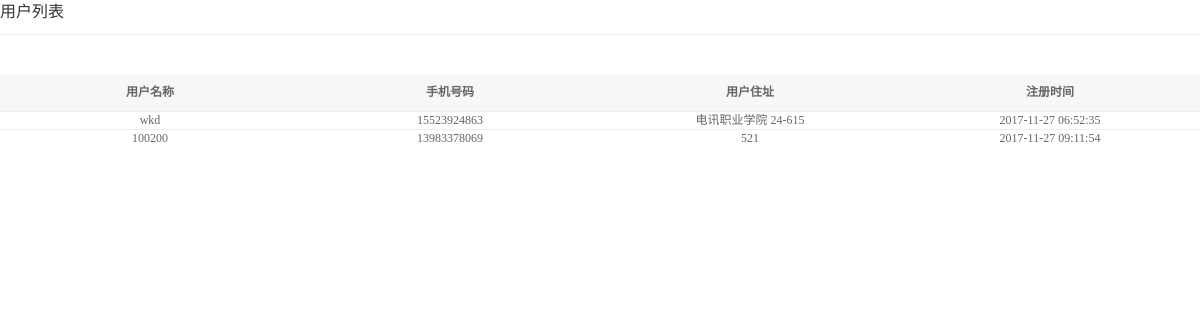
The page /admin/listUser.php on the database its author committed.
### tables this page shows
CREATE TABLE `sbd_user`  (
  `id` int(8) NOT NULL AUTO_INCREMENT,
  `username` varchar(30) NOT NULL DEFAULT '',
  `password` varchar(32) NULL DEFAULT NULL,
  `regTime` varchar(13) NULL DEFAULT NULL,
  `userPhone` varchar(255) NULL DEFAULT NULL,
  `userHome` varchar(255) NULL DEFAULT NULL,
  PRIMARY KEY (`id`, `username`) USING BTREE
);

### lib/mysql.func.php (called while the page is built, shortened)
<?php
function connect(){
  $dsn = 'mysql:host='.DB_HOST.';dbname='.DB_DBNAME.';charset='.DB_CHARSET;
  try{
    $pdo = new PDO($dsn, DB_USER, DB_PWD);
    $pdo->query("SET NAMES utf8");
  }catch(PDOException $e){
    exit('PDO连接数据库失败：'.$e->getMessage());
  }
  return $pdo;
}
function fetchAll($sql){
	$pdo = connect();
	$stmt = $pdo->query($sql);
  $data = $stmt->fetchAll(PDO::FETCH_ASSOC);
	return $data;
}

### admin/listUser.php (the view, shortened to what this page needs)
<?php
$sql="select * from sbd_user";
$rows=fetchAll($sql);
?>
<!doctype html>
<html>
<head>
<link rel="stylesheet" href="styles/reset.css">
<link rel="stylesheet" href="styles/bootstrap-admin.css">
<link rel="stylesheet" href="styles/backstage.css">
</head>
<body>
<span class="main-title">用户列表</span>
<div class="details">
  <table class="table  table-hover">
      <thead>
          <tr>
              <th width="25%">用户名称</th>
              <th width="25%">手机号码</th>
              <th width="25%">用户住址</th>
              <th width="25%">注册时间</th>
          </tr>
      </thead>
      <tbody>
      <?php  foreach($rows as $row):?>
          <tr align="center">
              <td><?php echo $row['username'];?></td>
              <td><?php echo $row['userPhone'];?></td>
              <td><?php echo $row['userHome'];?></td>
              <td><?php echo date("Y-m-d H:i:s",$row['regTime']);?></td>
          </tr>
          <?php endforeach;?>
      </tbody>
  </table>
</div>
</body>
</html>

### admin/styles/backstage.css (style rules this page uses)
* { margin: 0;padding: 0; }
body { font-family: Microsoft Yahei; font-size: 14px; line-height: 1.5; min-width: 1000px; }
.main-title { width:100%;display:block;margin-bottom: 20px;padding-bottom: 10px;border-bottom: 1px #eee solid;font-size: 16px;color:#333; }
.details { width:100%; font-family: "微软雅黑"; }
.table { font-size:12px;color:#666; }
.table th { font-weight:700;background-color: #f7f7f7;height:36px; }
.table thead { border:none; }
.table td { vertical-align: middle; }

### rows shown on the page
sbd_user: username "wkd", userPhone "15523924863", userHome "电讯职业学院 24-615", regTime "2017-11-27 06:52:35"
sbd_user: username "100200", userPhone "13983378069", userHome "521", regTime "2017-11-27 09:11:54"
